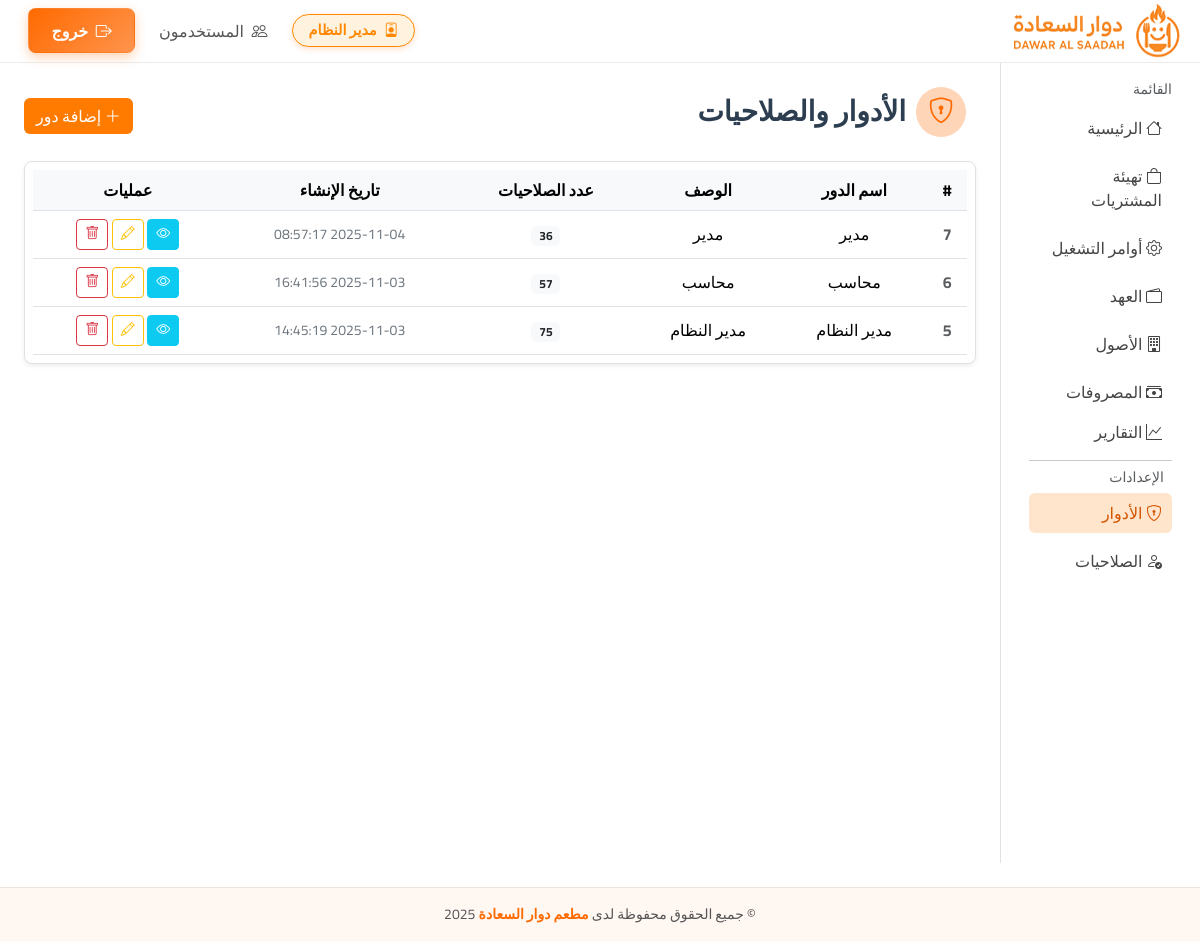
The app's page /roles.php (signed in) with its own data.
### tables this page shows
CREATE TABLE `roles` (
  `id` int(11) NOT NULL,
  `name` varchar(100) NOT NULL,
  `description` varchar(255) DEFAULT NULL,
  `created_at` timestamp NULL DEFAULT current_timestamp()
);

### config/config.php (called while the page is built, shortened)
<?php
$DB_HOST = getenv('DB_HOST') ?: 'localhost';
$DB_NAME = getenv('DB_NAME') ?: 'u552468652_duwar_al_saada';
$DB_USER = getenv('DB_USER') ?: 'u552468652_duwar_al_saada';
$DB_PASS = getenv('DB_PASS') ?: 'Duwar_al_saada12345@';
try {
    $pdo = new PDO("mysql:host=$DB_HOST;dbname=$DB_NAME;charset=utf8mb4",$DB_USER,$DB_PASS,[
        PDO::ATTR_ERRMODE => PDO::ERRMODE_EXCEPTION,
        PDO::ATTR_DEFAULT_FETCH_MODE => PDO::FETCH_ASSOC
    ]);
} catch(Exception $e) {
    die('DB connection failed: '.$e->getMessage());
}
if (!function_exists('esc')) {
    function esc($s){ return htmlspecialchars((string)$s, ENT_QUOTES, 'UTF-8'); }
}
if (!function_exists('current_role')) {
    function current_role() {
        global $pdo;
        $user_id = $_SESSION['user_id'];
        $stmt = $pdo->prepare("
            SELECT r.name
            FROM users u
            JOIN roles r ON r.id = u.role_id
            WHERE u.id = ?
        ");
        $stmt->execute([$user_id]);
        $role_name = $stmt->fetchColumn();
        return $role_name ?: 'staff';
    }
}
function has_permission($perm_code) {
    global $pdo;
    $user_id = $_SESSION['user_id'];
    $role_id = $pdo->query("SELECT role_id FROM users WHERE id=$user_id")->fetchColumn();
    $stmt = $pdo->prepare("
        SELECT COUNT(*) FROM role_permissions rp
        JOIN permissions p ON p.id = rp.permission_id
        WHERE rp.role_id = ? AND p.code = ?
    ");
    $stmt->execute([$role_id, $perm_code]);
    return $stmt->fetchColumn() > 0;
}

### roles.php (the view, shortened to what this page needs)
<?php
require __DIR__.'/partials/header.php';
require_permission('roles.view'); ?>
<?php
$roles = $pdo->query("SELECT * FROM roles ORDER BY id DESC")->fetchAll();
?>
<div class="d-flex justify-content-between align-items-center mb-3">
  <h3 class="page-title">
    <span class="stat-icon"><i class="bi bi-shield-lock"></i></span>
    الأدوار والصلاحيات
  </h3>
  <?php if(has_permission('roles.add')): ?>
  <button class="btn btn-orange" data-bs-toggle="modal" data-bs-target="#addRole"><i class="bi bi-plus-lg"></i> إضافة دور</button>
  <?php endif ?>
</div>
<div class="table-responsive shadow-sm rounded-3 border bg-white p-2">
  <table class="table custom-table table-hover align-middle mb-0 text-center">
    <thead class="table-light border-bottom small-header text-secondary">
      <tr>
        <th>#</th>
        <th>اسم الدور</th>
        <th>الوصف</th>
        <th>عدد الصلاحيات</th>
        <th>تاريخ الإنشاء</th>
        <?php if(has_permission('roles.processes')): ?><th>عمليات</th><?php endif ?>
      </tr>
    </thead>
    <tbody>
      <?php foreach($roles as $r):
        $count = $pdo->query("SELECT COUNT(*) FROM role_permissions WHERE role_id={$r['id']}")->fetchColumn();
      ?>
      <tr>
        <td data-label="#" class="fw-bold text-muted"><?= $r['id'] ?></td>
        <td data-label="اسم الدور"><?= esc($r['name']) ?></td>
        <td data-label="الوصف"><?= esc($r['description'] ?? '-') ?></td>
        <td data-label="عدد الصلاحيات"><span class="badge bg-light text-dark"><?= $count ?></span></td>
        <td data-label="تاريخ الانشاء" class="text-secondary small"><?= esc($r['created_at']) ?></td>
        <?php if(has_permission('roles.processes')): ?>
        <td>
            <?php if(has_permission('roles.view_row')): ?>
            <button class="btn btn-sm btn-info" data-bs-toggle="modal" data-bs-target="#viewPerms<?= $r['id'] ?>">
                <i style="color:#FFF" class="bi bi-eye"></i>
            </button>
            <?php endif ?>
          <?php if(has_permission('roles.edit')): ?>
          <button class="btn btn-sm btn-outline-warning" data-bs-toggle="modal" data-bs-target="#edit<?= $r['id'] ?>"><i class="bi bi-pencil"></i></button>
          <?php endif ?>
          <?php if(has_permission('roles.delete')): ?>
          <button class="btn btn-sm btn-outline-danger" data-bs-toggle="modal" data-bs-target="#delete<?= $r['id'] ?>"><i class="bi bi-trash"></i></button>
          <?php endif ?>
        </td>
        <?php endif ?>
      </tr>
      <?php endforeach; ?>
    </tbody>
  </table>
</div>
<?php require __DIR__.'/partials/footer.php'; ?>

### partials/header.php (shortened to what this page needs)
<?php
require __DIR__.'/../config/config.php';
$current_page = basename($_SERVER['PHP_SELF']);
?>
<!doctype html>
<html lang="ar" dir="rtl">
<head>
  <link href="https://cdn.jsdelivr.net/npm/bootstrap@5.3.3/dist/css/bootstrap.rtl.min.css" rel="stylesheet">
  <link href="<?= BASE_URL ?>/assets/css/theme.css" rel="stylesheet">
  <link href="https://cdn.jsdelivr.net/npm/bootstrap-icons@1.11.3/font/bootstrap-icons.css" rel="stylesheet">
</head>
<body>
<div id="page-wrapper" style="opacity:0; transition:opacity .8s ease;">
<nav class="navbar navbar-expand-lg sticky-top custom-navbar">
  <div class="container-fluid d-flex justify-content-between align-items-center">
    <a class="navbar-brand d-flex align-items-center" href="<?= BASE_URL ?>/home.php" style="text-decoration:none;">
      <img src="<?= BASE_URL ?>/assets/logo_header2.png" alt="Logo" class="logo-modern">
    </a>
    <ul class="navbar-nav ms-auto align-items-lg-center gap-3 d-none d-md-flex">
      <li class="nav-item">
        <span class="badge role-badge">
          <i class="bi bi-person-badge me-1"></i> <?= esc(current_role()) ?>
        </span>
      </li>
      <?php if(has_permission('users.view')): ?>
      <li class="nav-item">
        <a class="nav-link <?= $current_page=='users.php'?'active':'' ?>" href="<?= BASE_URL ?>/users.php">
          <i class="bi bi-people me-1"></i> المستخدمون
        </a>
      </li>
      <?php endif ?>
      <li class="nav-item">
        <a class="btn btn-logout" href="<?= BASE_URL ?>/logout.php">
          <i class="bi bi-box-arrow-right me-1"></i> خروج
        </a>
      </li>
    </ul>
  </div>
</nav>
</div>
<div class="container-fluid">
  <div class="row">
    <aside class="col-lg-2 col-md-3 border-end min-vh-100 d-none d-md-block">
      <div class="p-3">
        <div class="text-muted small mb-2">القائمة</div>
        <a class="sidebar-link d-block mb-2 <?= $current_page=='home.php'?'active':'' ?>" href="<?= BASE_URL ?>/home.php"><i class="bi bi-house"></i> الرئيسية</a>
        <?php if(has_permission('purchases.view')): ?>
        <a class="sidebar-link d-block mb-2 <?= $current_page=='purchases.php'?'active':'' ?>" href="<?= BASE_URL ?>/purchases.php"><i class="bi bi-bag"></i> تهيئة المشتريات</a>
        <?php endif ?>
        <?php if(has_permission('orders.view')): ?>
        <a class="sidebar-link d-block mb-2 <?= $current_page=='orders.php'?'active':'' ?>" href="<?= BASE_URL ?>/orders.php"><i class="bi bi-gear"></i> أوامر التشغيل</a>
        <?php endif ?>
        <?php if(has_permission('custodies.view')): ?>
        <a class="sidebar-link d-block mb-2 <?= $current_page=='custodies.php'?'active':'' ?>" href="<?= BASE_URL ?>/custodies"><i class="bi bi-wallet2"></i> العهد</a>
        <?php endif ?>
        <?php if(has_permission('assets.view')): ?>
        <a class="sidebar-link d-block mb-2 <?= $current_page=='assetes.php'?'active':'' ?>" href="<?= BASE_URL ?>/assetes.php"><i class="bi bi-building"></i> الأصول</a>
        <?php endif ?>
        <?php if(has_permission('expenses.view')): ?>
        <a class="sidebar-link d-block <?= $current_page=='expenses.php'?'active':'' ?>" href="<?= BASE_URL ?>/expenses.php"><i class="bi bi-cash-stack"></i> المصروفات</a>
        <?php endif ?>
        <?php if(has_permission('reports.view')): ?>
        <a class="sidebar-link d-block <?= $current_page=='reports.php'?'active':'' ?>" href="<?= BASE_URL ?>/reports.php"><i class="bi bi-graph-up"></i> التقارير</a>
        <?php endif ?>
        <?php if(has_permission('settings.edit')): ?>
        <hr class="my-2">
        <h6 class="text-muted small px-2">الإعدادات</h6>
        <?php if(has_permission('roles.view')): ?>
        <a class="sidebar-link d-block mb-2 <?= $current_page=='roles.php'?'active':'' ?>" href="<?= BASE_URL ?>/roles.php">
            <i class="bi bi-shield-lock"></i> الأدوار
        </a>
        <?php endif ?>
        <?php if(has_permission('permissions.view')): ?>
        <a class="sidebar-link d-block mb-2 <?= $current_page=='permissions.php'?'active':'' ?>" href="<?= BASE_URL ?>/permissions.php">
            <i class="bi bi-person-check"></i> الصلاحيات
        </a>
        <?php endif ?>
        <?php endif ?>
      </div>
    </aside>
    <main class="col-12 col-md-9 col-lg-10 p-4">

### assets/css/theme.css (style rules this page uses)
:root { --orange:#ff6a00; --orange-soft:rgba(255,106,0,.12); --ink:#1f2328; }
* { font-family:'Cairo',system-ui,Arial; }
.btn-orange { background:var(--orange);color:#fff;border:none }
.sidebar-link { display:block;padding:.6rem .8rem;border-radius:.8rem;color:#333;text-decoration:none }

### partials/header.php (style rules this page uses)
.sidebar-link.active, .nav-link.active { background-color: #ff6600; color: #fff !important; border-radius: 6px; }
.custom-navbar { background: rgba(255,255,255,0.85); backdrop-filter: blur(10px); border-bottom: 1px solid rgba(0,0,0,0.08); padding: .7rem 1rem; }
.role-badge { background: #fff3e6; color: #ff6a00; font-weight: 600; border-radius: 50px; padding: .5rem 1rem; box-shadow: 0 2px 6px rgba(255,106,0,.2); }
.navbar .nav-link { font-weight: 500; padding: .6rem 1.2rem; border-radius: 12px; color: #555 !important; transition: all .2s ease; }
.btn-logout { background: linear-gradient(135deg,#ff6a00,#ff944d); color: #fff; font-weight: 600; padding: .6rem 1.4rem; border-radius: 50px; box-shadow: 0 4px 12px rgba(255,106,0,.3); transition: all .3s ease; }
.custom-navbar { padding-top: 0.05rem !important; padding-bottom: 0.05rem !important; }
.custom-navbar .navbar-brand img { height:50px !important; width:50px !important; }
.stat-icon { width: 50px; height: 50px; background: rgba(255, 106, 0, 0.1); color: #ff6a00; display: flex; align-items: center; justify-content: center; border-radius: 50%; font-size: 1.6rem; margin-right: 10px; position: relative; transition: transform 0.6s ease; }
.stat-icon::after { content: ''; position: absolute; width: 100%; height: 100%; border-radius: 50%; background: rgba(255, 106, 0, 0.2); animation: pulse 1.5s infinite; top: 0; left: 0; z-index: -1; }
.page-title { font-weight: 700; color: #2c3e50; display: flex; align-items: center; gap: 10px; }
.role-badge { background-color: #fff3e0; color: #ff8800; border: 1px solid #ff8800; border-radius: 50px; font-size: 0.9rem; transition: all 0.3s ease; }
@media (min-width: 768px) { .custom-table td, .custom-table th { white-space: nowrap; } }
.sidebar-link { color: #444; padding: 8px 10px; border-radius: 8px; transition: 0.2s ease; }
.sidebar-link:hover, .sidebar-link.active { background-color: #ffe5cc; color: #d35400 !important; text-decoration: none; }
.btn-logout { background-color: #ff7b00; color: #fff; border-radius: 8px; transition: 0.2s; }
.btn-orange { background-color: #ff7b00; transition: all 0.3s ease; }
.logo-modern { margin-right:50px; height: 150px !important; width: auto; box-shadow: none !important; transition: transform 0.3s ease, filter 0.3s ease; object-fit: contain; transform: scale(3.4); }

### records on screen
roles: name "مدير النظام", id "5", description "مدير النظام", count "75", created_at "2025-11-03 14:45:19"
roles: id "7", name "مدير", description "مدير", count "36", created_at "2025-11-04 08:57:17"
roles: id "6", name "محاسب", description "محاسب", count "57", created_at "2025-11-03 16:41:56"
